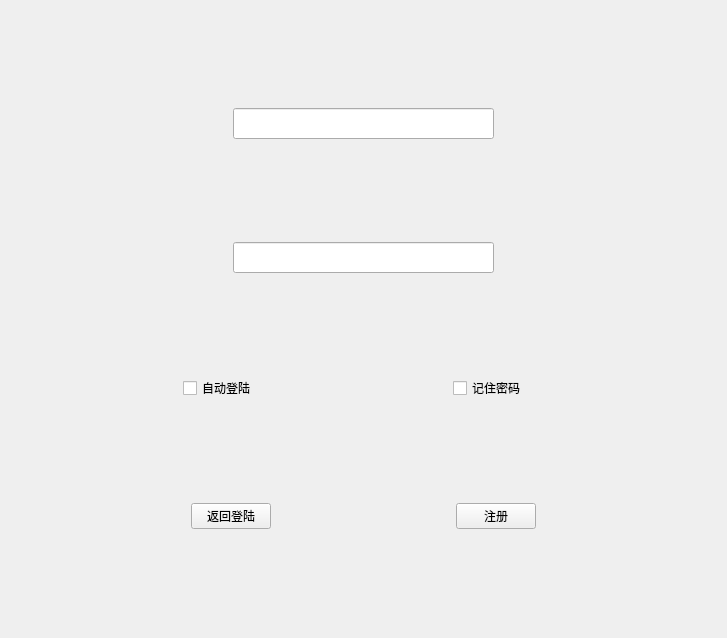
<?xml version="1.0" encoding="UTF-8"?>
<ui version="4.0">
 <class>ReigsterWidget</class>
 <widget class="QWidget" name="ReigsterWidget">
  <property name="geometry">
   <rect>
    <x>0</x>
    <y>0</y>
    <width>727</width>
    <height>638</height>
   </rect>
  </property>
  <property name="windowTitle">
   <string>Form</string>
  </property>
  <layout class="QGridLayout" name="gridLayout">
   <item row="4" column="0">
    <layout class="QHBoxLayout" name="horizontalLayout">
     <item>
      <spacer name="horizontalSpacer_5">
       <property name="orientation">
        <enum>Qt::Horizontal</enum>
       </property>
       <property name="sizeHint" stdset="0">
        <size>
         <width>40</width>
         <height>20</height>
        </size>
       </property>
      </spacer>
     </item>
     <item>
      <widget class="QPushButton" name="pushButton_return_login">
       <property name="text">
        <string>返回登陆</string>
       </property>
      </widget>
     </item>
     <item>
      <spacer name="horizontalSpacer_4">
       <property name="orientation">
        <enum>Qt::Horizontal</enum>
       </property>
       <property name="sizeHint" stdset="0">
        <size>
         <width>40</width>
         <height>20</height>
        </size>
       </property>
      </spacer>
     </item>
     <item>
      <widget class="QPushButton" name="pushButton_register">
       <property name="text">
        <string>注册</string>
       </property>
      </widget>
     </item>
     <item>
      <spacer name="horizontalSpacer_6">
       <property name="orientation">
        <enum>Qt::Horizontal</enum>
       </property>
       <property name="sizeHint" stdset="0">
        <size>
         <width>40</width>
         <height>20</height>
        </size>
       </property>
      </spacer>
     </item>
    </layout>
   </item>
   <item row="1" column="0">
    <layout class="QHBoxLayout" name="horizontalLayout_4">
     <item>
      <spacer name="horizontalSpacer_9">
       <property name="orientation">
        <enum>Qt::Horizontal</enum>
       </property>
       <property name="sizeHint" stdset="0">
        <size>
         <width>40</width>
         <height>20</height>
        </size>
       </property>
      </spacer>
     </item>
     <item>
      <widget class="QLineEdit" name="lineEdit_password">
       <property name="minimumSize">
        <size>
         <width>261</width>
         <height>31</height>
        </size>
       </property>
       <property name="maximumSize">
        <size>
         <width>261</width>
         <height>31</height>
        </size>
       </property>
       <property name="text">
        <string/>
       </property>
      </widget>
     </item>
     <item>
      <spacer name="horizontalSpacer_10">
       <property name="orientation">
        <enum>Qt::Horizontal</enum>
       </property>
       <property name="sizeHint" stdset="0">
        <size>
         <width>40</width>
         <height>20</height>
        </size>
       </property>
      </spacer>
     </item>
    </layout>
   </item>
   <item row="3" column="0">
    <layout class="QHBoxLayout" name="horizontalLayout_2">
     <item>
      <spacer name="horizontalSpacer_2">
       <property name="orientation">
        <enum>Qt::Horizontal</enum>
       </property>
       <property name="sizeHint" stdset="0">
        <size>
         <width>40</width>
         <height>20</height>
        </size>
       </property>
      </spacer>
     </item>
     <item>
      <widget class="QCheckBox" name="checkBox_autolog">
       <property name="minimumSize">
        <size>
         <width>91</width>
         <height>19</height>
        </size>
       </property>
       <property name="text">
        <string>自动登陆</string>
       </property>
      </widget>
     </item>
     <item>
      <spacer name="horizontalSpacer">
       <property name="orientation">
        <enum>Qt::Horizontal</enum>
       </property>
       <property name="sizeHint" stdset="0">
        <size>
         <width>40</width>
         <height>20</height>
        </size>
       </property>
      </spacer>
     </item>
     <item>
      <widget class="QCheckBox" name="checkBox_remPwd">
       <property name="minimumSize">
        <size>
         <width>91</width>
         <height>19</height>
        </size>
       </property>
       <property name="text">
        <string>记住密码</string>
       </property>
      </widget>
     </item>
     <item>
      <spacer name="horizontalSpacer_3">
       <property name="orientation">
        <enum>Qt::Horizontal</enum>
       </property>
       <property name="sizeHint" stdset="0">
        <size>
         <width>40</width>
         <height>20</height>
        </size>
       </property>
      </spacer>
     </item>
    </layout>
   </item>
   <item row="0" column="0">
    <layout class="QHBoxLayout" name="horizontalLayout_3">
     <item>
      <spacer name="horizontalSpacer_7">
       <property name="orientation">
        <enum>Qt::Horizontal</enum>
       </property>
       <property name="sizeHint" stdset="0">
        <size>
         <width>40</width>
         <height>20</height>
        </size>
       </property>
      </spacer>
     </item>
     <item>
      <widget class="QLineEdit" name="lineEdit_username">
       <property name="minimumSize">
        <size>
         <width>261</width>
         <height>31</height>
        </size>
       </property>
       <property name="maximumSize">
        <size>
         <width>261</width>
         <height>31</height>
        </size>
       </property>
       <property name="text">
        <string/>
       </property>
      </widget>
     </item>
     <item>
      <spacer name="horizontalSpacer_8">
       <property name="orientation">
        <enum>Qt::Horizontal</enum>
       </property>
       <property name="sizeHint" stdset="0">
        <size>
         <width>40</width>
         <height>20</height>
        </size>
       </property>
      </spacer>
     </item>
    </layout>
   </item>
  </layout>
 </widget>
 <resources/>
 <connections/>
</ui>
